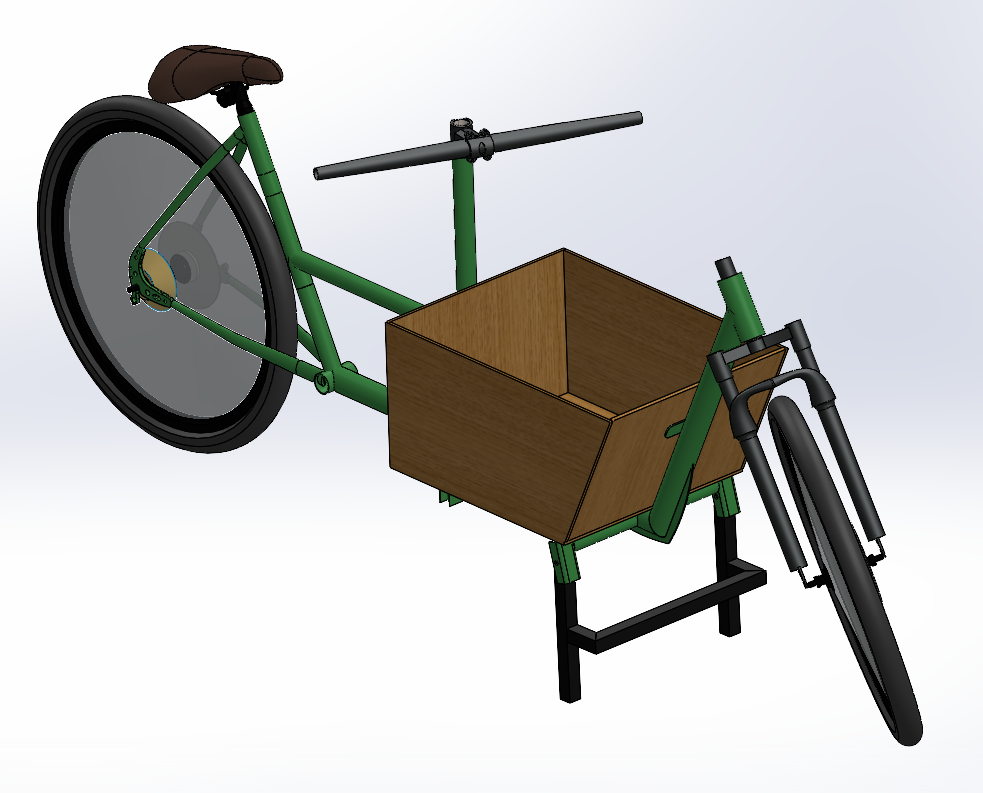
#> input picture docs/images/render-2024.png, 983 x 793 px
$ python bike-overview.py
#> lines starting #> are read from the running program, lines starting #| are printed output that depends on the picture
### docs/diagrams/notebook.py
# Shared "engineering notebook" look for the Bakfiets diagrams.
import matplotlib; matplotlib.use('Agg')
import matplotlib.pyplot as plt
PAPER='#fbf8f1'; GRID='#e7e1d3'; MARGIN='#e8b4b0'
INK='#1d2a44'; PENCIL='#45413a'; RED='#c0392b'; GREEN='#2f7d4f'; BLUE='#2f5fa7'; GOLD='#c98a0b'
HAND='Ink Free'; MONO='Consolas'
def page(w,h,figsize):
#> called with w = 150, h = 100, figsize = (15, 10)
    plt.rcParams['path.sketch']=(0.7,45,1.6)
    fig,ax=plt.subplots(figsize=figsize,dpi=150)
    ax.set_xlim(0,w); ax.set_ylim(0,h); ax.axis('off')
    fig.patch.set_facecolor(PAPER); ax.set_facecolor(PAPER)
    with plt.rc_context({'path.sketch':None}):
        for x in range(0,w+1,2): ax.plot([x,x],[0,h],color=GRID,lw=0.5,zorder=0)
        for y in range(0,h+1,2): ax.plot([0,w],[y,y],color=GRID,lw=0.5,zorder=0)
        ax.plot([5,5],[0,h],color=MARGIN,lw=1.2,zorder=0)
    return fig,ax
def note(ax,x,y,s,size=11,color=INK,**kw):
    if size < 11: size = round(size * 1.15, 1)
    kw.setdefault('va','center'); return ax.text(x,y,s,fontsize=size,color=color,family=HAND,**kw)
def mono(ax,x,y,s,size=9,color=INK,**kw):
    if size < 9: size = round(size * 1.12, 1)
    kw.setdefault('va','center'); return ax.text(x,y,s,fontsize=size,color=color,family=MONO,**kw)
def point(ax,text_xy,target,s,size=10.5,color=PENCIL,rad=0.3,**kw):
    if size < 11: size = round(size * 1.15, 1)
    ax.annotate(s,xy=target,xytext=text_xy,fontsize=size,color=color,family=HAND,
        arrowprops=dict(arrowstyle='->',color=color,lw=1.3,connectionstyle=f'arc3,rad={rad}',shrinkA=4,shrinkB=3,relpos=kw.pop('relpos',(0.5,0.5))),**kw)
def save(fig,name):
    fig.savefig(name,bbox_inches='tight',facecolor=PAPER); print('saved',name)

### docs/diagrams/bike-overview.py
import sys, os
HERE = os.path.dirname(os.path.abspath(__file__))
sys.path.insert(0, HERE)
from notebook import *
import matplotlib.image as mpimg
from matplotlib.patches import Rectangle

fig, ax = page(150, 100, (15, 10))
note(ax, 8, 96, 'The bike, labelled', size=24, weight='bold')
note(ax, 8, 91.2, 'The 2024 CAD render. The hub motor (the model has a crank motor instead), battery pack and wiring aren\'t modelled, so they\'re listed on the right.',
     size=11.5, color=PENCIL)

img = mpimg.imread(os.path.join(HERE, '..', 'images', 'render-2024.png'))
#> img is the input picture: shape (793, 983, 3) float32; mean R, G, B 0.76, 0.76, 0.754
X0, X1, Y0, Y1 = 14, 94, 8, 72.5          # where the image sits
ax.add_patch(Rectangle((X0 - 0.8, Y0 - 0.8), X1 - X0 + 1.6, Y1 - Y0 + 1.6, fc='white', ec=PENCIL, lw=1, zorder=1))
ax.imshow(img, extent=(X0, X1, Y0, Y1), zorder=2, aspect='auto')
W, H = 983, 793
def P(px, py): return (X0 + (X1 - X0) * px / W, Y1 - (Y1 - Y0) * py / H)

labels = [
    ((8, 84), P(215, 70), 'seat', 0.2),
    ((40, 84), P(560, 125), 'handlebars. a rod under the frame\nlinks them to the front fork', -0.25),
    ((4.5, 24), P(90, 330), 'rear wheel', -0.15),
    ((20, 2.2), P(330, 285), 'frame: a normal back half plus a\nlong, low section that carries the box', 0.3),
    ((61, 2.2), P(640, 610), 'kickstand', 0.3),
    ((74, 3.5), P(870, 700), 'front wheel (drawn smaller in the CAD,\nthe website says 26"). check in #4', 0.3),
    ((96, 44), P(800, 400), 'front fork', 0.2),
    ((70, 80), P(560, 330), 'wooden cargo box', -0.3),
]
for txt, tgt, s, rad in labels:
    point(ax, txt, tgt, s, size=10.5, color=INK, rad=rad, relpos=(1, 1) if s == 'rear wheel' else (0.5, 0.5))

# right column: what's still to come
cx = 108
note(ax, cx, 84, 'not in the model yet', size=14, weight='bold', color=RED)
items = [
    ('motor', '2000W direct-drive hub motor in a\n24" wheel, set to 500W. check the fit, #26'),
    ('battery', '48V 12S2P pack (Pack 4). where\nit mounts is #5, then #26'),
    ('motor controller', 'FSESC 6.7 (VESC). #18'),
    ('BMS + charge port', 'picked in #19'),
    ('screen + ESP32-S3', 'where it mounts is #26. code: #22, #24'),
    ('wiring', 'every wire and fuse. #20'),
]
y = 78
for head, body in items:
    note(ax, cx, y, head, size=12, weight='bold')
    note(ax, cx, y - 3.2, body, size=10, color=PENCIL, va='top', linespacing=1.2)
    y -= 5.5 + 3.2 * (body.count('\n') + 1)
note(ax, cx, 10, 'the 2025 CAD note calls the frame\npartly built. #2 records what exists.', size=10, color=PENCIL, linespacing=1.2)
mono(ax, 149, -1.5, 'render: club website (2024 SolidWorks model)', size=7, color='#6f6a60', ha='right')
save(fig, os.path.join(HERE, 'bike-overview.png'))
#> in save, `fig.savefig(name, bbox_inches='tight', facecolor=PAPER)`:
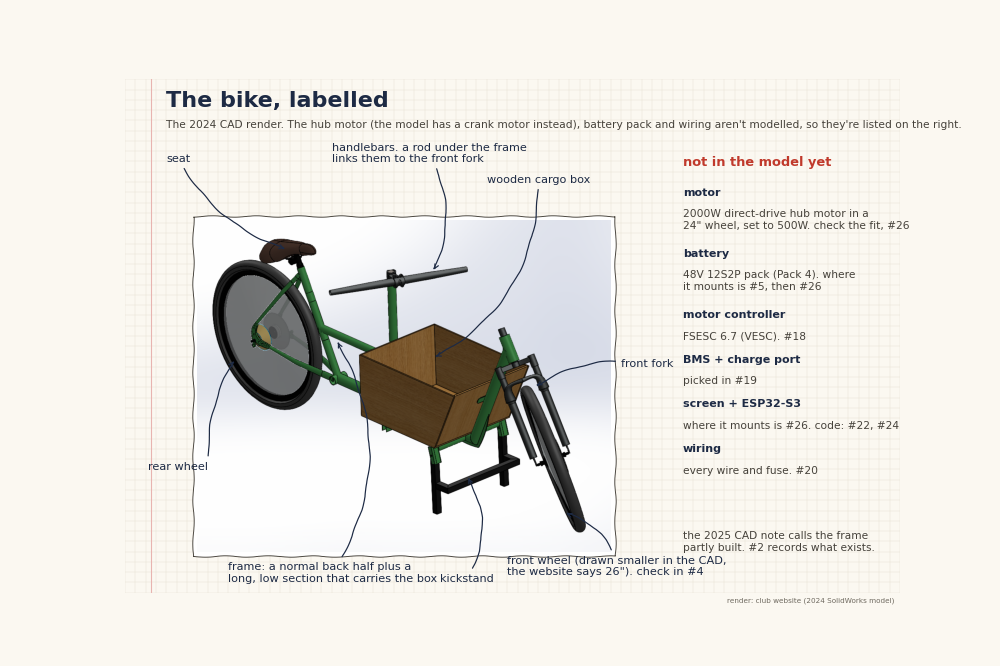
#> figure drawn by matplotlib, 1 panel

$ run again, with docs/images/doc_elec_examples.png copied over docs/images/render-2024.png
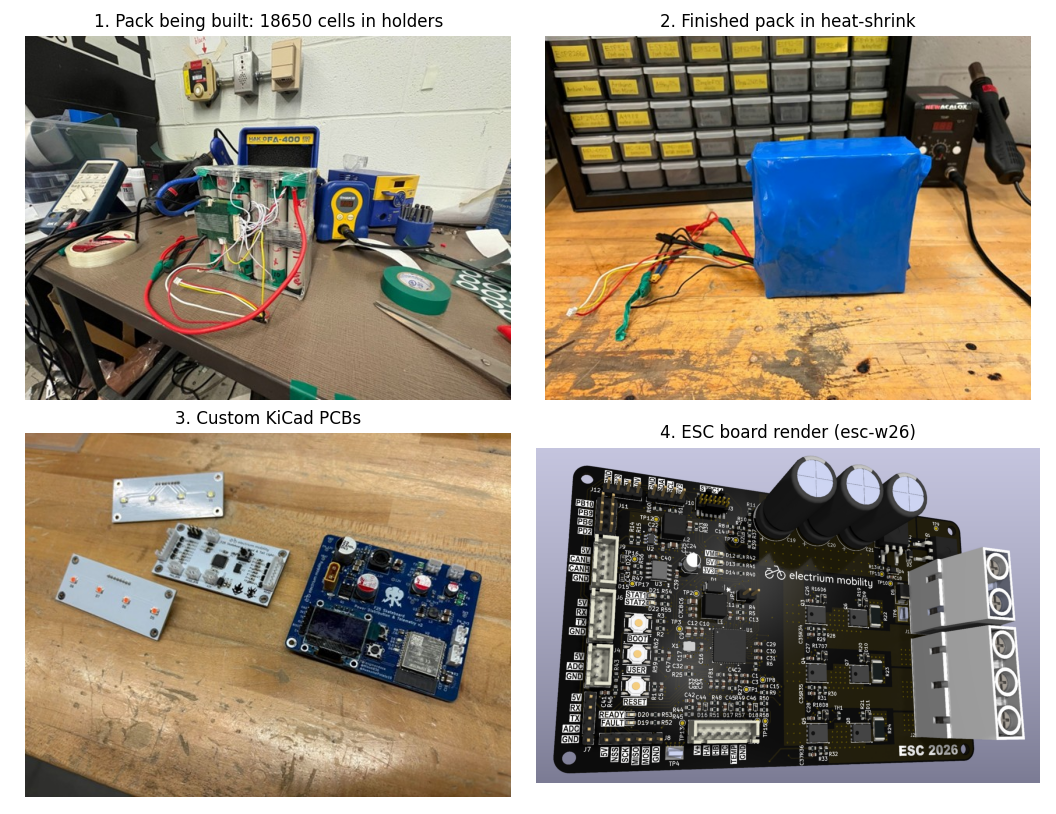
#> input picture docs/images/doc_elec_examples.png, 1056 x 814 px
#> img is the input picture: shape (814, 1056, 4) float32; mean R, G, B, A 0.603, 0.566, 0.511, 1
#> in save, `fig.savefig(name, bbox_inches='tight', facecolor=PAPER)`:
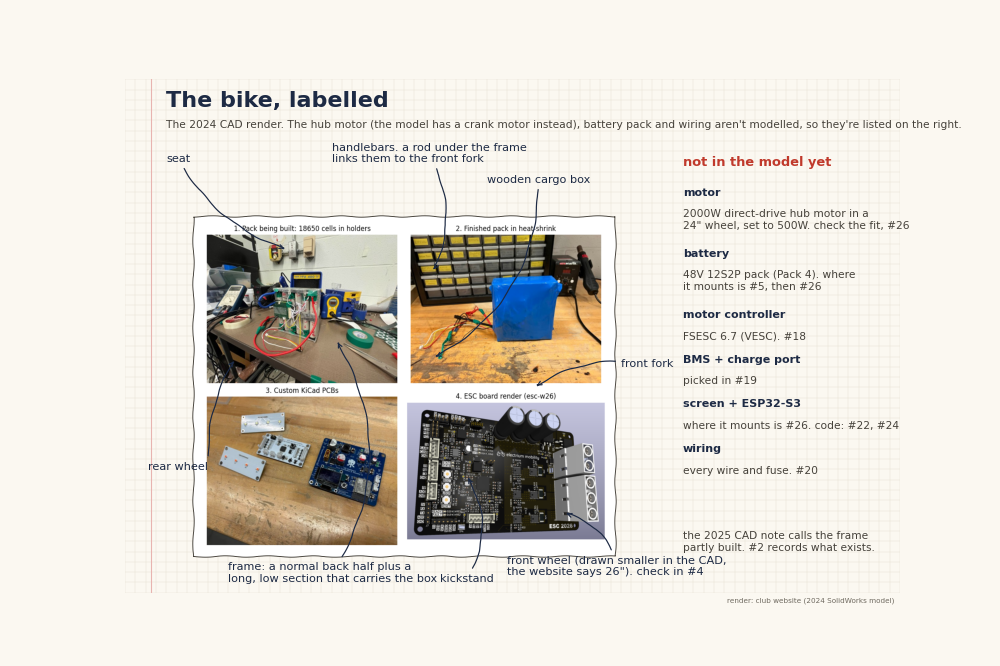
#> figure drawn by matplotlib, 1 panel

$ run again, with docs/images/doc_hw_fab.png copied over docs/images/render-2024.png
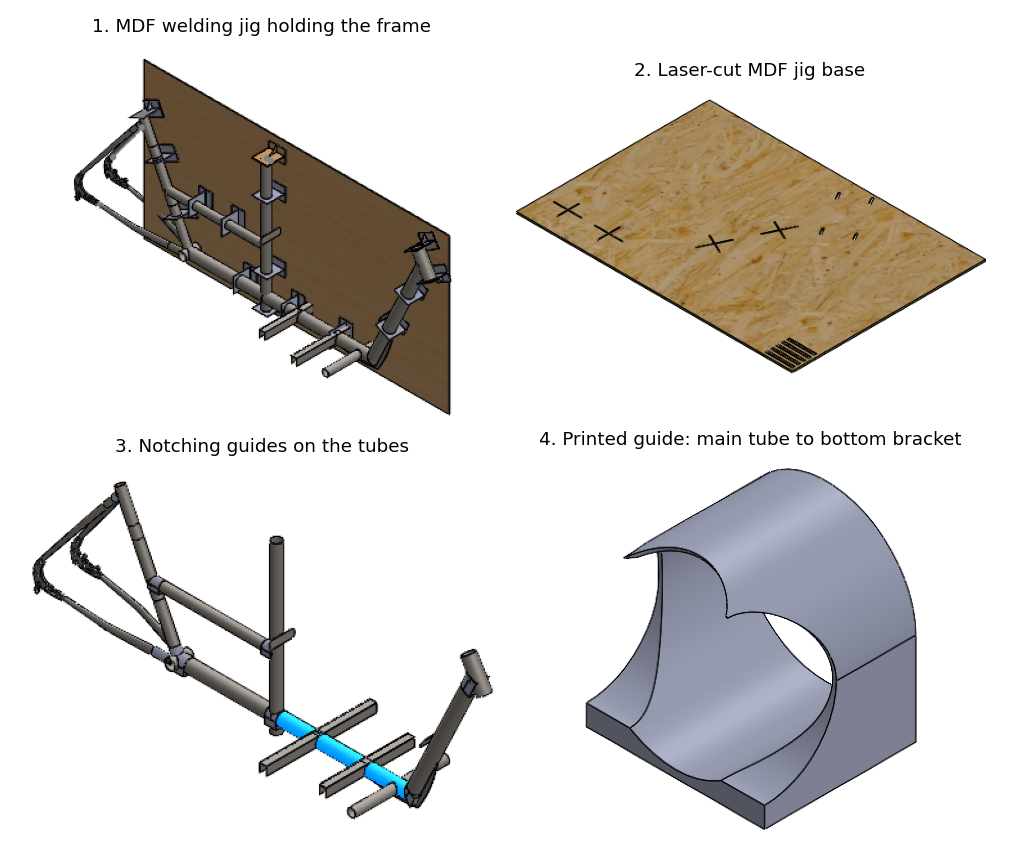
#> input picture docs/images/doc_hw_fab.png, 1011 x 858 px
#> img is the input picture: shape (858, 1011, 4) float32; mean R, G, B, A 0.86, 0.851, 0.84, 1
#> in save, `fig.savefig(name, bbox_inches='tight', facecolor=PAPER)`:
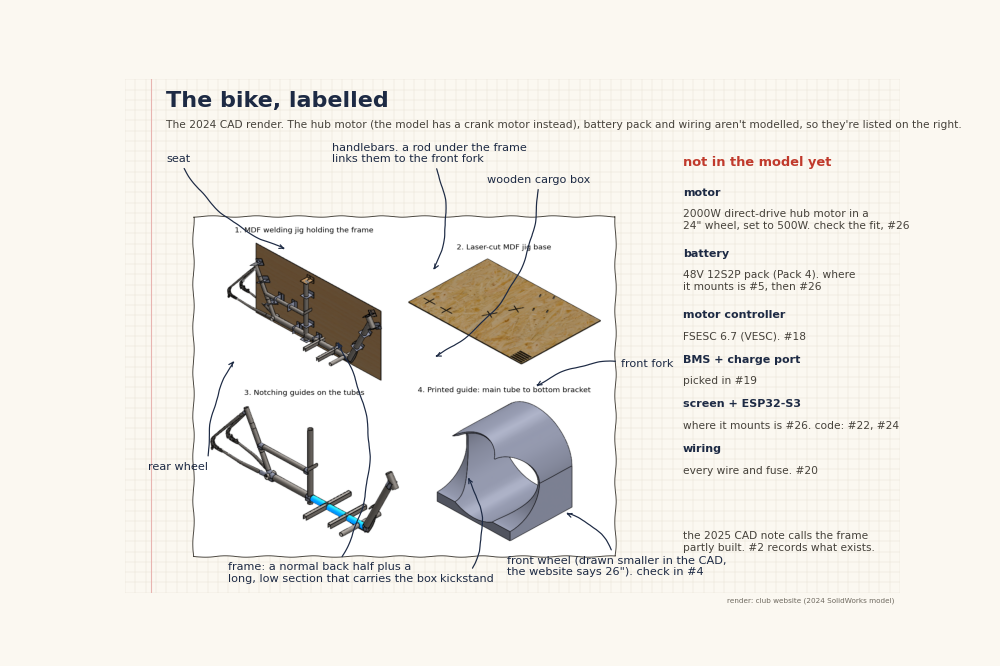
#> figure drawn by matplotlib, 1 panel

$ run again, with docs/images/doc_hw_longtail.png copied over docs/images/render-2024.png
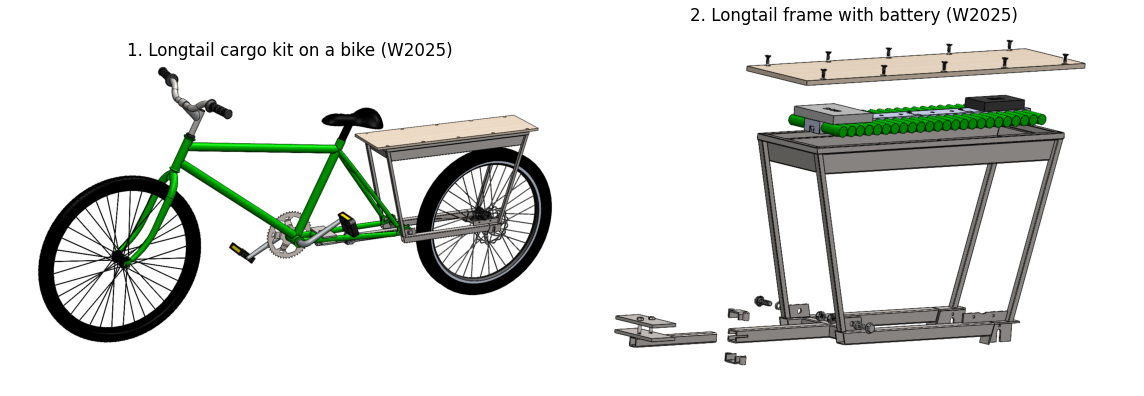
#> input picture docs/images/doc_hw_longtail.png, 1144 x 396 px
#> img is the input picture: shape (396, 1144, 4) float32; mean R, G, B, A 0.879, 0.887, 0.875, 1
#> in save, `fig.savefig(name, bbox_inches='tight', facecolor=PAPER)`:
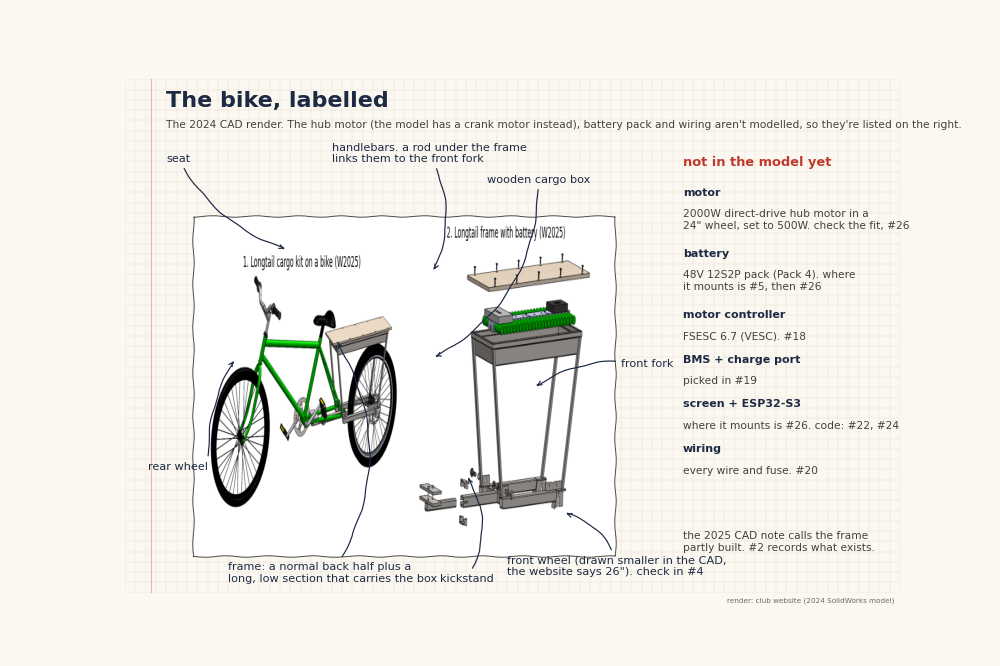
#> figure drawn by matplotlib, 1 panel
